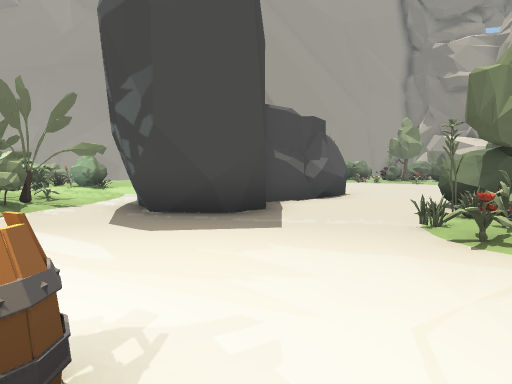
[1] (above)

24 first-person views from a walk through a scene from a Unity 3-D project. The camera is 1.5 m above the floor, tilts 4° down and sees 70° across. The floor is counted in squares, 2 m on a side. Each view is taken from the middle of a square. On the plan, view 1 faces up. The plan holds only what a view shows up to about 11 squares ahead; the rest is blank. The place goes on beyond the plan. The player is left out. Some surface patterns are stand-ins.

[2]
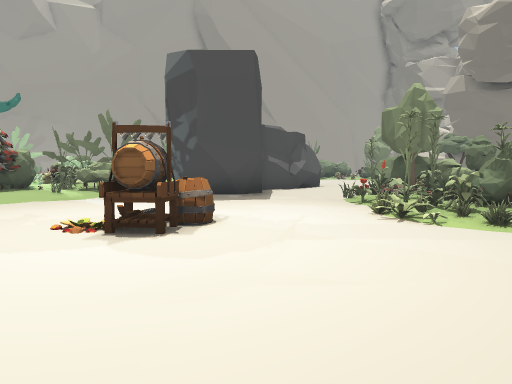

[3]
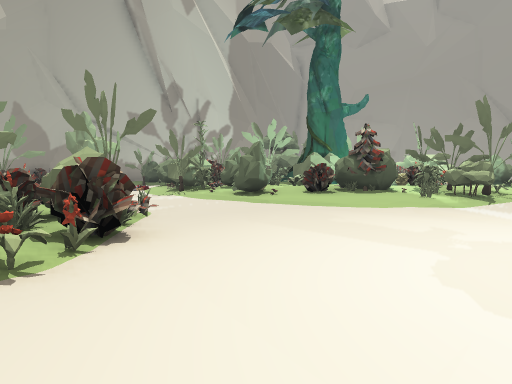

[4]
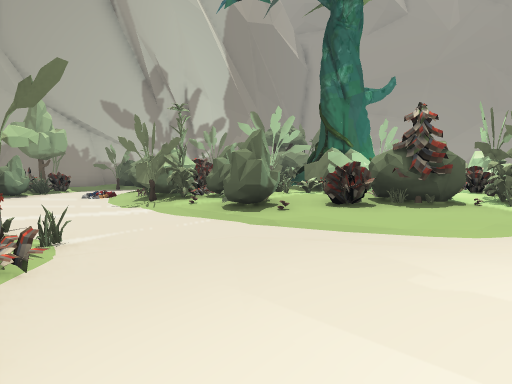

[5]
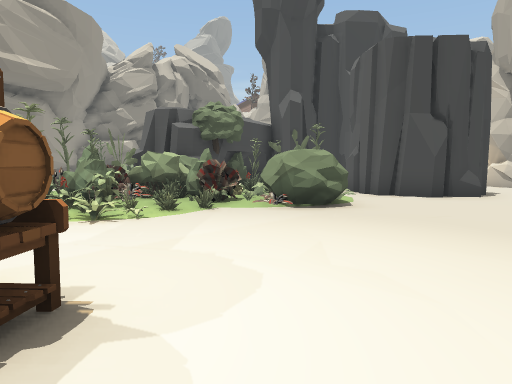

[6]
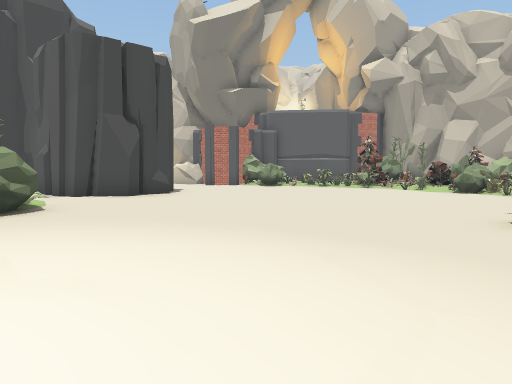

[7]
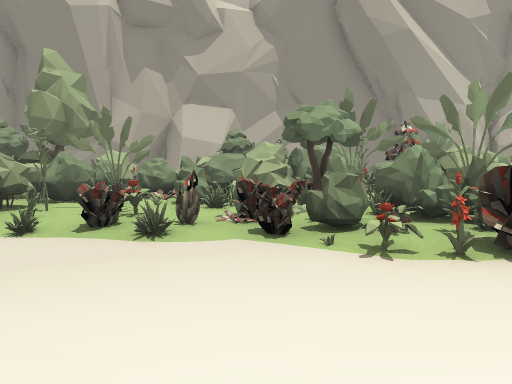

[8]
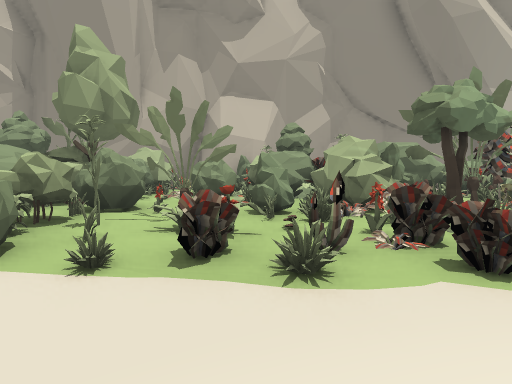

[9]
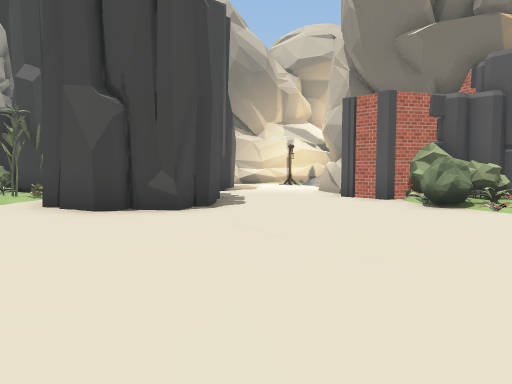

[10]
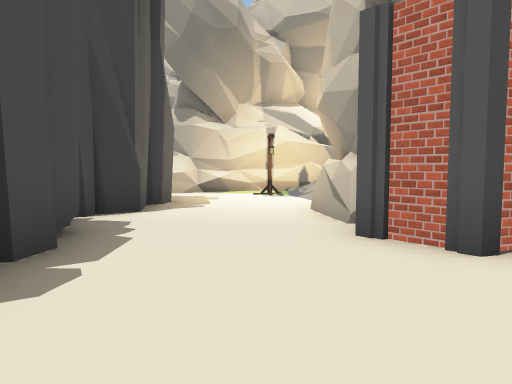

[11]
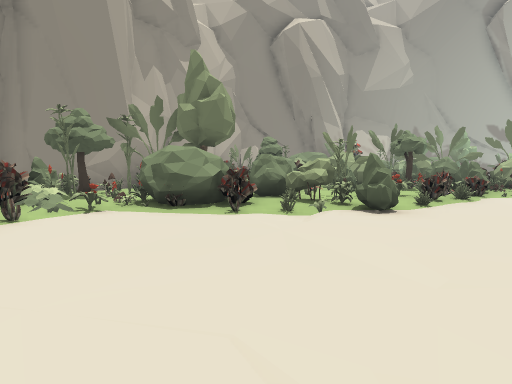

[12]
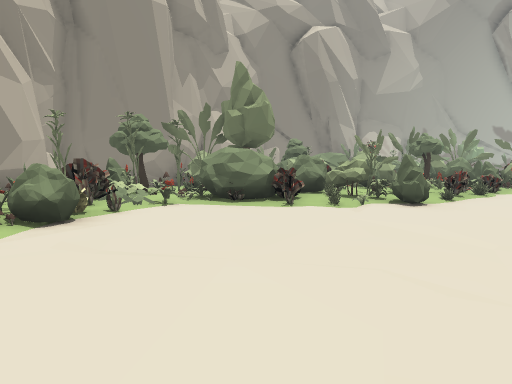

[13]
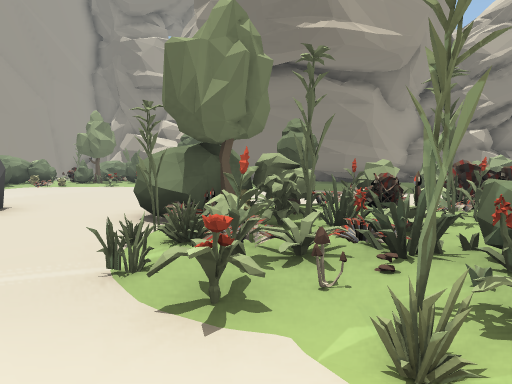

[14]
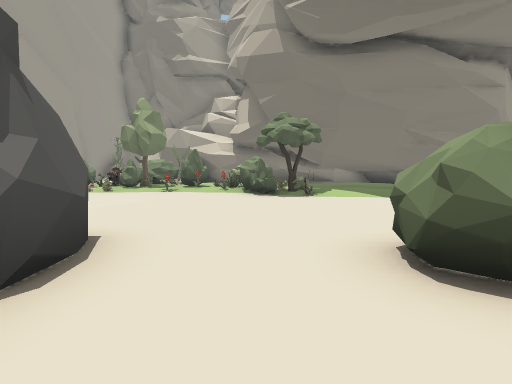

[15]
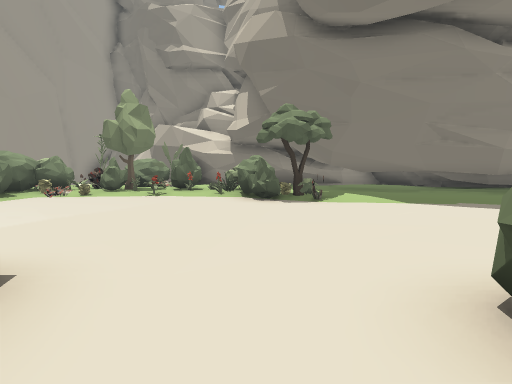

[16]
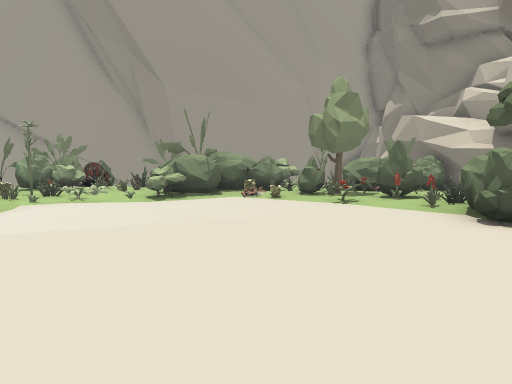

[17]
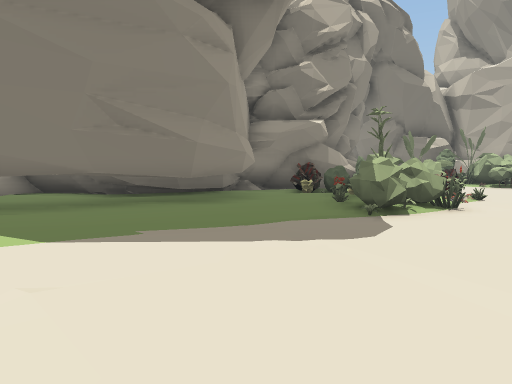

[18]
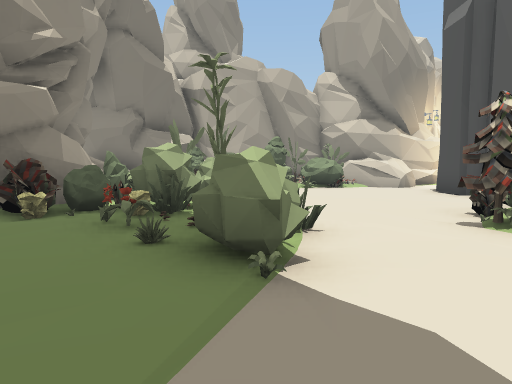

[19]
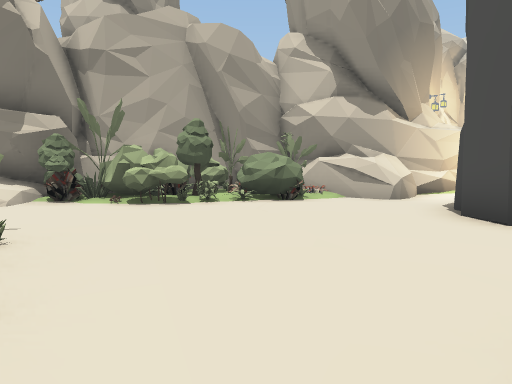

[20]
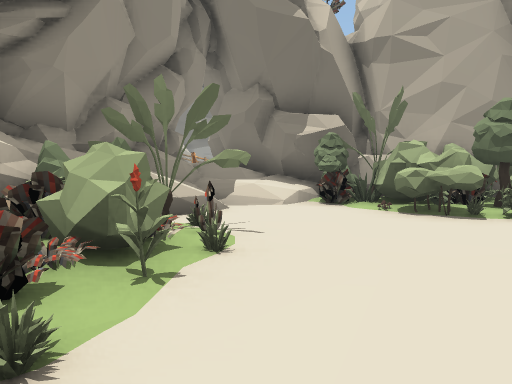

[21]
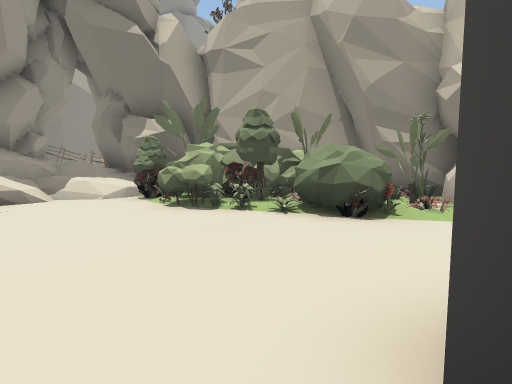

[22]
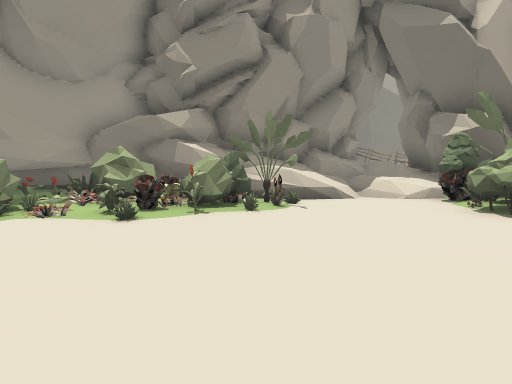

[23]
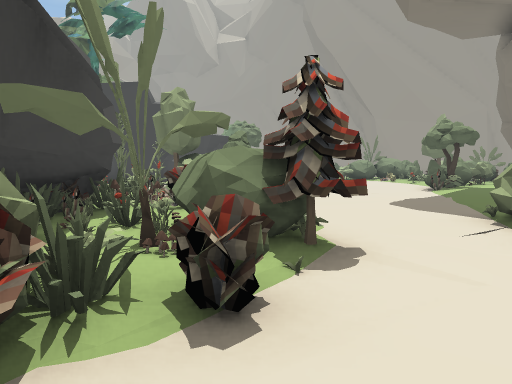

[24]
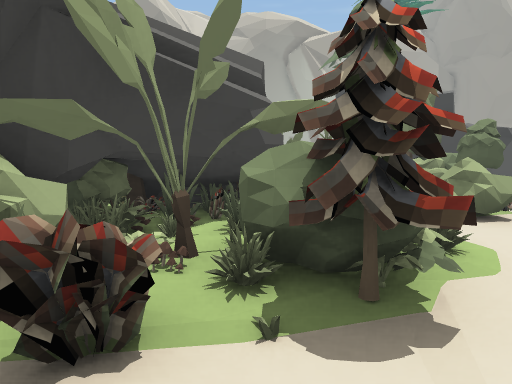

### Floor plan
Key: @ floor where view 1 was taken; # wall or solid block; . main floor; : floor 0.25 m higher than the main floor; + floor 1 m higher than the main floor; / step, stairs or slope; = window, fence, low wall or low ledge; O other object.
Columns run from 15 left of view 1 to 21 right of it. Each row starts with its distance up from view 1.
 18              OOOO:O O OOOO#
 17               OOO:OOOOOOO:
 16                OOOO.OOOO:
 15                O.......OOO
 14                 ......./      ##
 13                 .......OOO##  ##
 12                  ......OO:.#   #
 11          OOO      ......./:##
 10           O//    #......./:####
  9           O/.   ##........::#####
  8     O O  OO/.  ##........./::####
  7     # O  OOOO# #...O  .....:::OO##
  6   O  OO   OO.###.OOOOOO...OOOO:OO##
  5   O  OOOOOO/......OOO  O..OOOOOO O##
  4  /O O#O O:/......OOOOOOO/...OOOOOO###
  3 ..OOOOOO//........OOOO#O: O..OOOOO=/=
  2 OO...............OOO   ##OO...OOO...+
  1  O...........OO..OOOO O##OOO.......OO
  0    ...OOO.....O@..OO  O O O.......OO
 -1      O: OO.........O  O    ......OOOO
 -2      O OOOO........    OO  ......OOO
 -3        OOOO........O.:.O    #...OOOOO
 -4       OOOOO...........##    ##..OO
 -5       # OOOOO........##       ...OO#
 -6        OOOOOO........##   #   .#####
 -7          O OOO........###.###..#
 -8         OO OOO.................#
 -9        OOO OOO................##
-10       O  O OOO..........####./#
-11       # OOO OO........OO#     #
-12         OO OOOOO... .O OO

Positions as (right, up) in squares from view 1, and headings:
1: (0, 0), facing up
2: (0, -4), facing up
3: (-2, -3), facing up-left
4: (-4, -1), facing up-left
5: (-3, -1), facing right
6: (-3, -1), facing down-right
7: (-2, -1), facing down-left
8: (-2, -3), facing down-left
9: (0, -8), facing right
10: (5, -9), facing right
11: (4, -9), facing left
12: (5, -10), facing left
13: (1, 2), facing up-right
14: (1, 6), facing up-right
15: (2, 7), facing up-right
16: (5, 8), facing up
17: (6, 8), facing right
18: (10, 8), facing down-right
19: (12, 3), facing down-right
20: (13, 2), facing right
21: (12, -2), facing right
22: (12, -2), facing up-right
23: (13, 0), facing up-left
24: (13, 2), facing left
